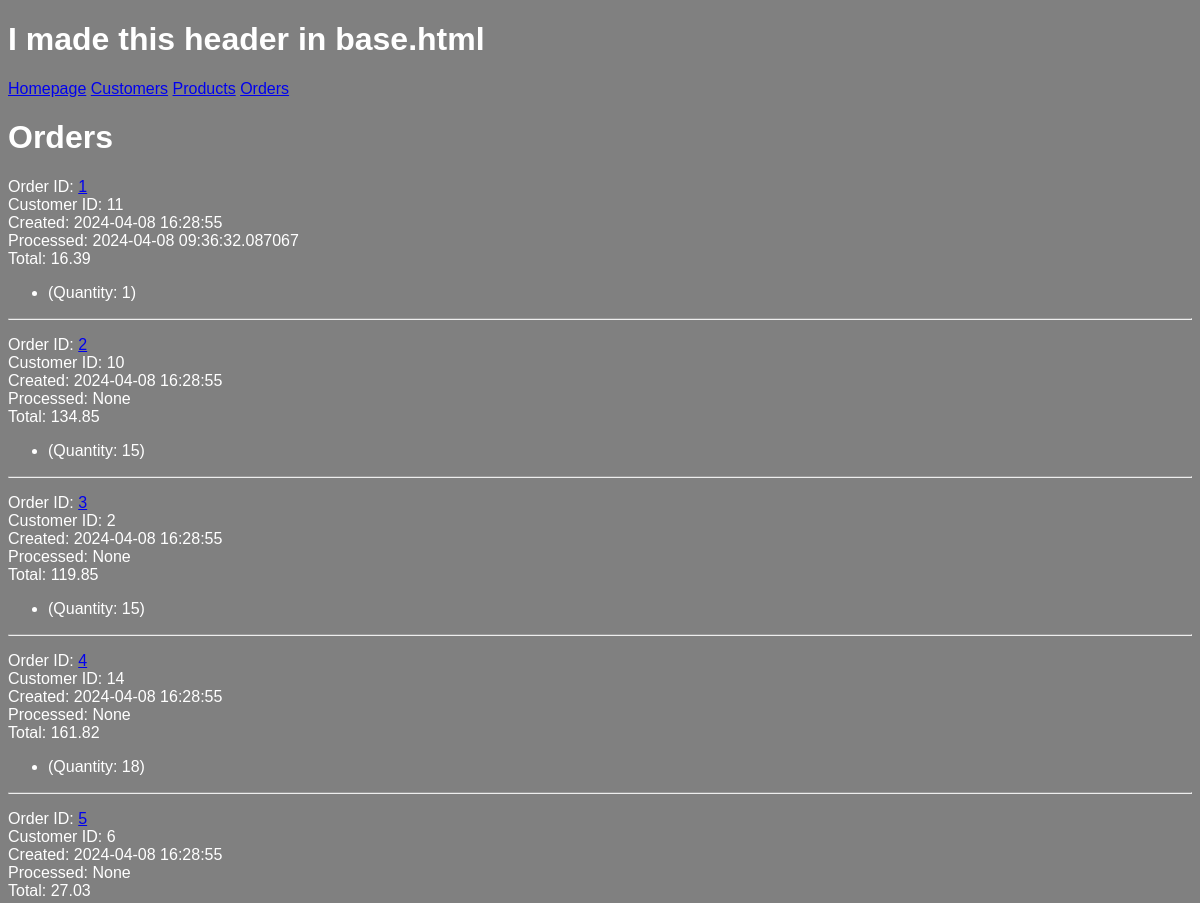
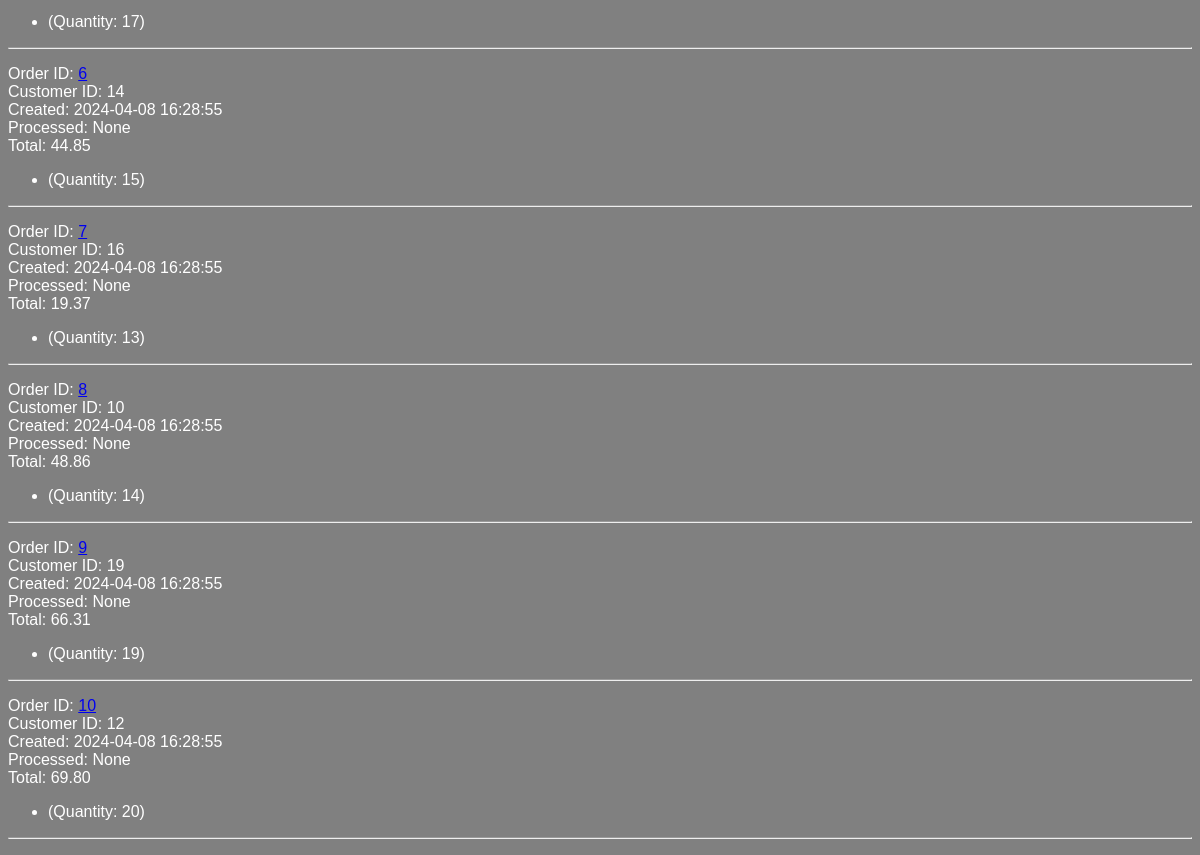
The page /orders on the database as committed earlier (2 pictures, top to bottom).
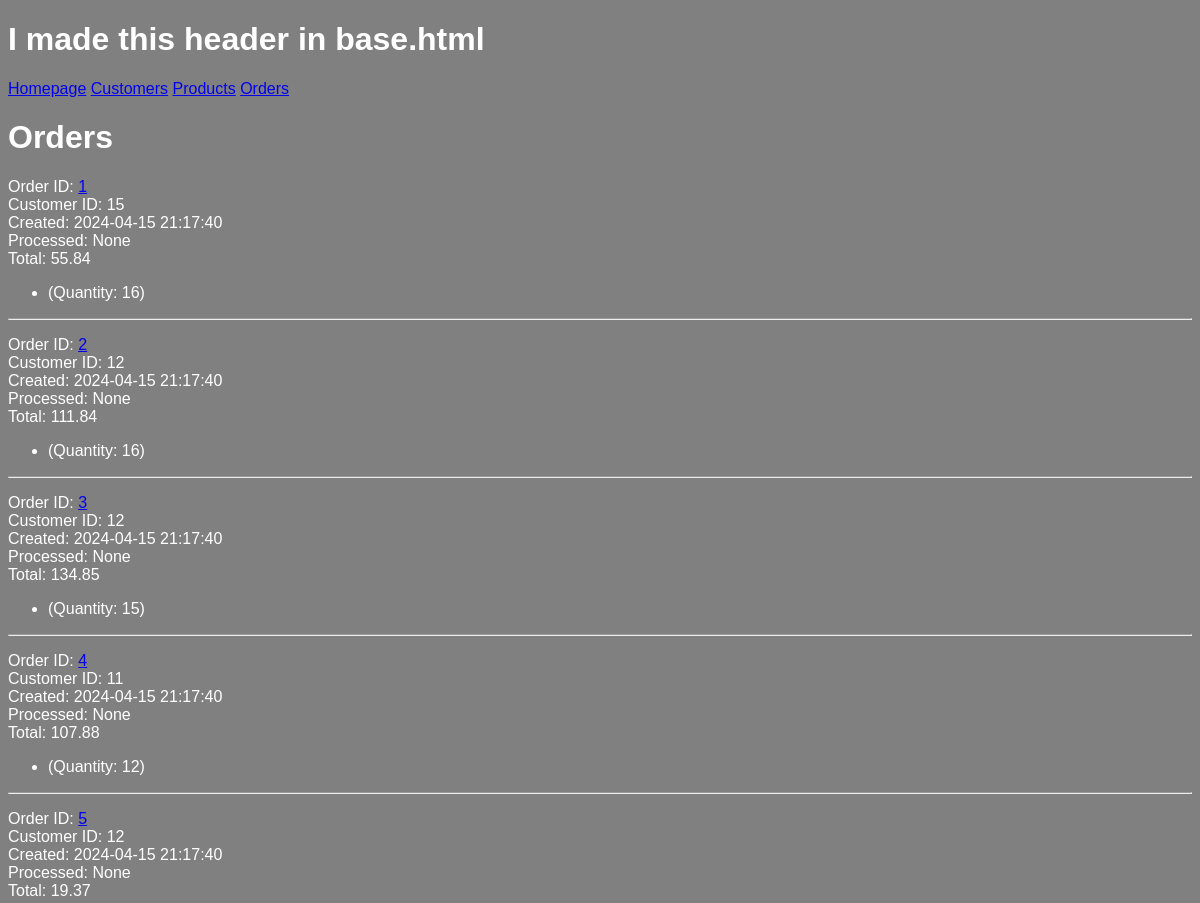
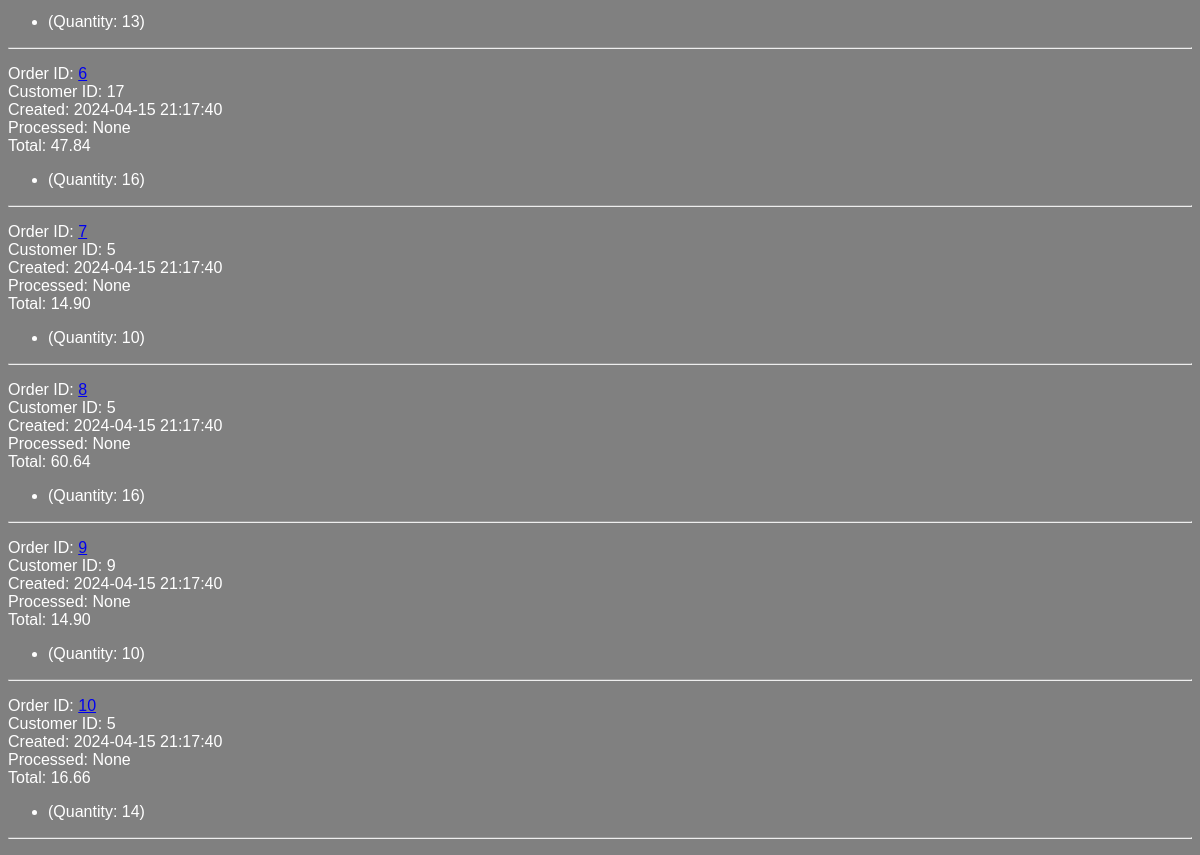
The same page on the database as committed later (2 pictures, top to bottom).
### models.py (models this page shows, shortened)
class Order(db.Model):
	id = mapped_column(Integer, primary_key=True)
	customer_id = mapped_column(Integer, ForeignKey('customer.id'), nullable=False)
	total = mapped_column(DECIMAL(18, 2), nullable=False, default=0)
	created = mapped_column(DateTime, nullable=False, default=func.now())
	processed = mapped_column(DateTime, nullable=True, default=None)
	customer = relationship("Customer", back_populates="orders")
	items = relationship("ProductOrder", cascade="all, delete-orphan")

class ProductOrder(db.Model):
	id = mapped_column(Integer, primary_key=True)
	order_id = mapped_column(Integer, ForeignKey(Order.id), nullable=False)
	product_id = mapped_column(Integer, ForeignKey(Product.id), nullable=False)
	quantity = mapped_column(Integer, nullable=False)
	product = relationship("Product")
	order = relationship("Order", back_populates="items")

### routes/html.py (the view)
@html_bp.route('/orders')
def orders():
    order_list = Order.query.all()
    return render_template('orders.html', orders=order_list)

### templates/orders.html
{% extends "base.html" %}
{% block content %}
<h1>Orders</h1>
{% for order in orders %}
<p>
    <span>Order ID: <a href="{{ url_for('html.order_detail', order_id=order.id) }}">{{ order.id }}</a></span><br>
    <span>Customer ID: {{ order.customer_id }}</span><br>
    <span>Created: {{ order.created }}</span><br>
    <span>Processed: {{ order.processed }}</span><br>
    <span>Total: {{ order.total }}</span><br>
    <ul>
        {% for item in order.items %}
        <li>{{ item.name }} (Quantity: {{ item.quantity }})</li>
        {% endfor %}
    </ul>
    <hr>
</p>
{% endfor %}
{% endblock %}

### templates/base.html (shortened to what this page needs)
<!doctype html>
<html lang="en">
    <head>
        <link rel="stylesheet" href="{{ url_for('static', filename='style.css') }}">
    </head>
    <body>
    <h1> I made this header in base.html</h1>
        <nav>
            <a href="{{ url_for('html.home') }}">Homepage</a>
            <a href="{{ url_for('html.customers') }}">Customers</a>
            <a href="{{ url_for('html.products') }}">Products</a>
            <a href="{{ url_for('html.orders') }}">Orders</a>
        </nav>
        {% block content %}{% endblock %}
    </body>
</html>

### static/style.css (style rules this page uses)
body { background-color: grey; color: white; font-family: Arial, sans-serif; }

Rows that differ between the two databases and show on the page:
changed Order id 1: customer_id "11" → "15"; created "2024-04-08 16:28:55" → "2024-04-15 21:17:40"; processed "2024-04-08 09:36:32.087067" → "None"; total "16.39" → "55.84"
changed ProductOrder (number 1 of 10 on the later page): quantity "1" → "16"
changed Order id 2: customer_id "10" → "12"; created "2024-04-08 16:28:55" → "2024-04-15 21:17:40"; total "134.85" → "111.84"
changed ProductOrder (number 2 of 10 on the later page): quantity "15" → "16"
changed Order id 3: customer_id "2" → "12"; created "2024-04-08 16:28:55" → "2024-04-15 21:17:40"; total "119.85" → "134.85"
changed Order id 4: customer_id "14" → "11"; created "2024-04-08 16:28:55" → "2024-04-15 21:17:40"; total "161.82" → "107.88"
changed ProductOrder (number 4 of 10 on the later page): quantity "18" → "12"
changed Order id 5: customer_id "6" → "12"; created "2024-04-08 16:28:55" → "2024-04-15 21:17:40"; total "27.03" → "19.37"
changed ProductOrder (number 5 of 10 on the later page): quantity "17" → "13"
changed Order id 6: customer_id "14" → "17"; created "2024-04-08 16:28:55" → "2024-04-15 21:17:40"; total "44.85" → "47.84"
changed ProductOrder (number 6 of 10 on the later page): quantity "15" → "16"
changed Order id 7: customer_id "16" → "5"; created "2024-04-08 16:28:55" → "2024-04-15 21:17:40"; total "19.37" → "14.90"
changed ProductOrder (number 7 of 10 on the later page): quantity "13" → "10"
changed Order id 8: customer_id "10" → "5"; created "2024-04-08 16:28:55" → "2024-04-15 21:17:40"; total "48.86" → "60.64"
changed ProductOrder (number 8 of 10 on the later page): quantity "14" → "16"
changed Order id 9: customer_id "19" → "9"; created "2024-04-08 16:28:55" → "2024-04-15 21:17:40"; total "66.31" → "14.90"
changed ProductOrder (number 9 of 10 on the later page): quantity "19" → "10"
changed Order id 10: customer_id "12" → "5"; created "2024-04-08 16:28:55" → "2024-04-15 21:17:40"; total "69.80" → "16.66"
changed ProductOrder (number 10 of 10 on the later page): quantity "20" → "14"
